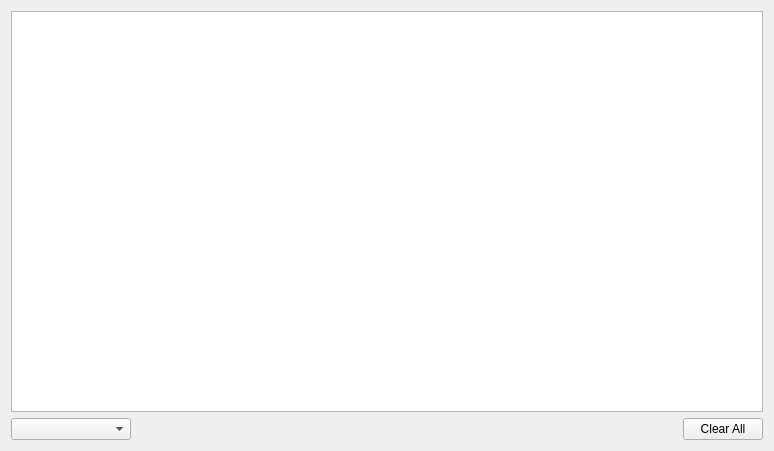
<?xml version="1.0" encoding="UTF-8"?>
<ui version="4.0">
 <class>SystemLogForm</class>
 <widget class="QWidget" name="SystemLogForm">
  <property name="geometry">
   <rect>
    <x>0</x>
    <y>0</y>
    <width>774</width>
    <height>451</height>
   </rect>
  </property>
  <property name="windowTitle">
   <string>Form</string>
  </property>
  <layout class="QVBoxLayout" name="verticalLayout">
   <item>
    <widget class="QTextEdit" name="log_view">
     <property name="undoRedoEnabled">
      <bool>false</bool>
     </property>
     <property name="acceptRichText">
      <bool>true</bool>
     </property>
     <property name="readOnly">
      <bool>true</bool>
     </property>
    </widget>
   </item>
   <item>
    <layout class="QHBoxLayout" name="horizontalLayout">
     <item>
      <widget class="QComboBox" name="cbx_view_mode">
       <property name="minimumSize">
        <size>
         <width>120</width>
         <height>0</height>
        </size>
       </property>
      </widget>
     </item>
     <item>
      <spacer name="horizontalSpacer">
       <property name="orientation">
        <enum>Qt::Orientation::Horizontal</enum>
       </property>
       <property name="sizeHint" stdset="0">
        <size>
         <width>40</width>
         <height>20</height>
        </size>
       </property>
      </spacer>
     </item>
     <item>
      <widget class="QPushButton" name="btn_clearAll">
       <property name="text">
        <string>Clear All</string>
       </property>
      </widget>
     </item>
    </layout>
   </item>
  </layout>
 </widget>
 <resources/>
 <connections/>
</ui>
